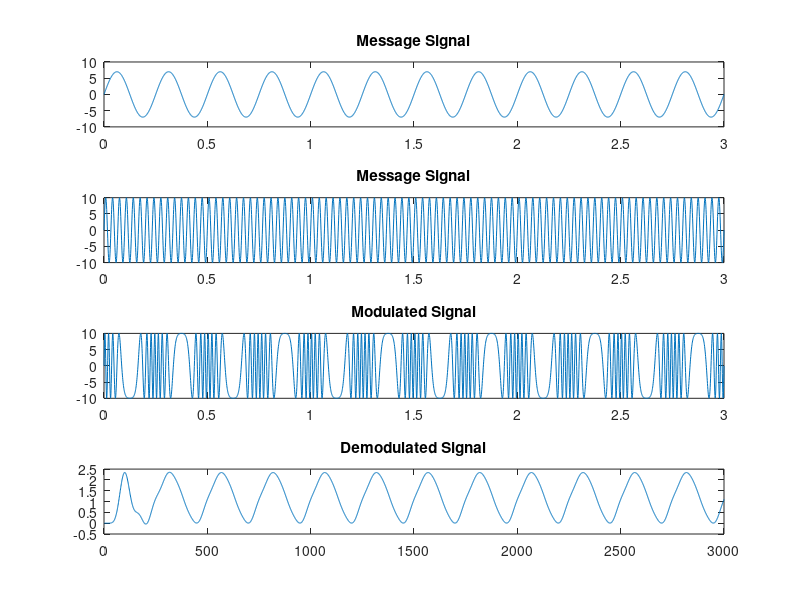

MATLAB code for this plot:
clc; #... Clear command line
clear all; #... Clear variables
close all; #... Clear figures

msg_amplitude = 7; #... Amplitude of message signal
msg_frequency = 4; #... Frequency(Hz) of message signal
t = 0:0.001:3; #... Time samples
msg_signal = msg_amplitude*sin(2*pi*msg_frequency*t); #... Message signal
subplot(4,1,1);
plot(t, msg_signal);
title('Message Signal');

carrier_amplitude = 10; #... Amplitude of carrier signal
carrier_frequency = 30; #... Frequency(Hz) of carrier signal
carrier_signal = carrier_amplitude*sin(2*pi*carrier_frequency*t); #... Carrier signal
subplot(4,1,2);
plot(t, carrier_signal);
title('Message Signal');

modulated_signal = carrier_amplitude * sin(2*pi*carrier_frequency*t + msg_signal);
subplot(4,1,3);
plot(t, modulated_signal);
title('Modulated Signal');



x = abs(diff(modulated_signal));
%pkg install -forge signal
pkg load signal
[a, b] = butter(10, 0.03);
demodulated_signal = filter(a, b, x);
subplot(4,1,4);
plot(demodulated_signal);
title('Demodulated Signal');
